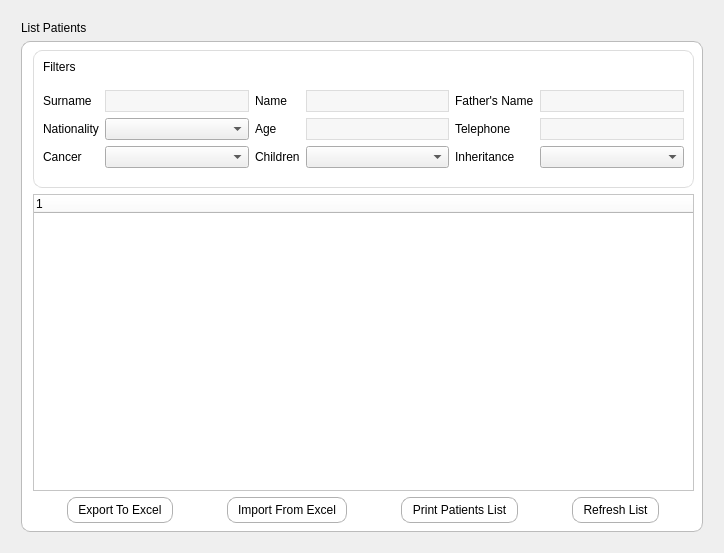
<?xml version="1.0" encoding="UTF-8"?>
<ui version="4.0">
 <class>ListPatients</class>
 <widget class="QWidget" name="ListPatients">
  <property name="geometry">
   <rect>
    <x>0</x>
    <y>0</y>
    <width>724</width>
    <height>553</height>
   </rect>
  </property>
  <property name="windowTitle">
   <string>Form</string>
  </property>
  <property name="styleSheet">
   <string notr="true"/>
  </property>
  <layout class="QHBoxLayout" name="horizontalLayout_3">
   <property name="leftMargin">
    <number>12</number>
   </property>
   <property name="topMargin">
    <number>12</number>
   </property>
   <property name="rightMargin">
    <number>12</number>
   </property>
   <property name="bottomMargin">
    <number>12</number>
   </property>
   <item>
    <widget class="QWidget" name="widget_3" native="true">
     <property name="maximumSize">
      <size>
       <width>1080</width>
       <height>800</height>
      </size>
     </property>
     <layout class="QHBoxLayout" name="horizontalLayout_4">
      <item>
       <layout class="QGridLayout" name="gridLayout">
        <item row="0" column="0">
         <widget class="QLabel" name="formTitle">
          <property name="maximumSize">
           <size>
            <width>16777215</width>
            <height>30</height>
           </size>
          </property>
          <property name="styleSheet">
           <string notr="true"/>
          </property>
          <property name="text">
           <string>List Patients</string>
          </property>
         </widget>
        </item>
        <item row="1" column="0">
         <widget class="QWidget" name="widget_2" native="true">
          <property name="styleSheet">
           <string notr="true">#widget_2 {
	background:#ffffff;
	background-image:none;
	border:1px solid #bbbbbb;
	border-radius:9px;
}

QWidget {
	background:#ffffff;
}

QTableWidget {
	border:1px solid #dddddd;
}

QPushButton {
	background:#fff;
	background-image:none;
	border-radius: 9px;
	border:1px solid #b1b1b1;
	padding:5px;
	padding-left:10px;
	padding-right:10px;
}

QPushButton:pressed {
	background-color: #555555;
	color: #ffffff;
}</string>
          </property>
          <layout class="QVBoxLayout" name="verticalLayout_6">
           <property name="leftMargin">
            <number>12</number>
           </property>
           <item>
            <widget class="QWidget" name="widget" native="true">
             <property name="sizePolicy">
              <sizepolicy hsizetype="Preferred" vsizetype="Fixed">
               <horstretch>0</horstretch>
               <verstretch>0</verstretch>
              </sizepolicy>
             </property>
             <property name="styleSheet">
              <string notr="true">#widget {
	border:1px solid #dddddd;
	border-radius: 9px;
}

QLineEdit {
	background:#f7f7f7;
	border:1px solid #dddddd;
	padding:2px;
}</string>
             </property>
             <layout class="QVBoxLayout" name="verticalLayout_2">
              <property name="leftMargin">
               <number>10</number>
              </property>
              <property name="topMargin">
               <number>10</number>
              </property>
              <property name="rightMargin">
               <number>10</number>
              </property>
              <property name="bottomMargin">
               <number>10</number>
              </property>
              <item>
               <layout class="QVBoxLayout" name="verticalLayout">
                <item>
                 <widget class="QLabel" name="label_2">
                  <property name="sizePolicy">
                   <sizepolicy hsizetype="Preferred" vsizetype="Fixed">
                    <horstretch>0</horstretch>
                    <verstretch>0</verstretch>
                   </sizepolicy>
                  </property>
                  <property name="text">
                   <string>Filters</string>
                  </property>
                 </widget>
                </item>
                <item>
                 <layout class="QGridLayout" name="gridLayout_2">
                  <property name="topMargin">
                   <number>10</number>
                  </property>
                  <property name="bottomMargin">
                   <number>10</number>
                  </property>
                  <item row="4" column="3">
                   <widget class="QLabel" name="label_7">
                    <property name="text">
                     <string>Children</string>
                    </property>
                   </widget>
                  </item>
                  <item row="3" column="5">
                   <widget class="QLabel" name="label_6">
                    <property name="text">
                     <string>Telephone</string>
                    </property>
                   </widget>
                  </item>
                  <item row="1" column="1">
                   <widget class="QLabel" name="label_4">
                    <property name="text">
                     <string>Surname</string>
                    </property>
                   </widget>
                  </item>
                  <item row="3" column="3">
                   <widget class="QLabel" name="label_10">
                    <property name="text">
                     <string>Age</string>
                    </property>
                   </widget>
                  </item>
                  <item row="3" column="1">
                   <widget class="QLabel" name="label_8">
                    <property name="text">
                     <string>Nationality</string>
                    </property>
                   </widget>
                  </item>
                  <item row="4" column="5">
                   <widget class="QLabel" name="label_9">
                    <property name="text">
                     <string>Inheritance</string>
                    </property>
                   </widget>
                  </item>
                  <item row="3" column="6">
                   <widget class="QLineEdit" name="filter_telephone"/>
                  </item>
                  <item row="1" column="6">
                   <widget class="QLineEdit" name="filter_fathersName"/>
                  </item>
                  <item row="1" column="5">
                   <widget class="QLabel" name="label_5">
                    <property name="text">
                     <string>Father's Name</string>
                    </property>
                   </widget>
                  </item>
                  <item row="3" column="4">
                   <widget class="QLineEdit" name="filter_age"/>
                  </item>
                  <item row="3" column="2">
                   <widget class="QComboBox" name="filter_nationality">
                    <property name="styleSheet">
                     <string notr="true">QAbstractiItemView, QComboBox, QWidget {
	background:none;
}</string>
                    </property>
                   </widget>
                  </item>
                  <item row="1" column="4">
                   <widget class="QLineEdit" name="filter_name"/>
                  </item>
                  <item row="1" column="3">
                   <widget class="QLabel" name="label_3">
                    <property name="text">
                     <string>Name</string>
                    </property>
                   </widget>
                  </item>
                  <item row="1" column="2">
                   <widget class="QLineEdit" name="filter_surname"/>
                  </item>
                  <item row="4" column="4">
                   <widget class="QComboBox" name="filter_children">
                    <property name="styleSheet">
                     <string notr="true">QAbstractiItemView, QComboBox, QWidget {
	background:none;
}</string>
                    </property>
                    <item>
                     <property name="text">
                      <string/>
                     </property>
                    </item>
                    <item>
                     <property name="text">
                      <string>0</string>
                     </property>
                    </item>
                    <item>
                     <property name="text">
                      <string>1</string>
                     </property>
                    </item>
                    <item>
                     <property name="text">
                      <string>2</string>
                     </property>
                    </item>
                    <item>
                     <property name="text">
                      <string>3</string>
                     </property>
                    </item>
                    <item>
                     <property name="text">
                      <string>4</string>
                     </property>
                    </item>
                    <item>
                     <property name="text">
                      <string>5</string>
                     </property>
                    </item>
                    <item>
                     <property name="text">
                      <string>6</string>
                     </property>
                    </item>
                    <item>
                     <property name="text">
                      <string>7</string>
                     </property>
                    </item>
                    <item>
                     <property name="text">
                      <string>8</string>
                     </property>
                    </item>
                    <item>
                     <property name="text">
                      <string>9</string>
                     </property>
                    </item>
                    <item>
                     <property name="text">
                      <string>10</string>
                     </property>
                    </item>
                    <item>
                     <property name="text">
                      <string>11</string>
                     </property>
                    </item>
                    <item>
                     <property name="text">
                      <string>12</string>
                     </property>
                    </item>
                   </widget>
                  </item>
                  <item row="4" column="6">
                   <widget class="QComboBox" name="filter_inheritance">
                    <property name="styleSheet">
                     <string notr="true">QAbstractiItemView, QComboBox, QWidget {
	background:none;
}</string>
                    </property>
                    <item>
                     <property name="text">
                      <string/>
                     </property>
                    </item>
                    <item>
                     <property name="text">
                      <string>ΝΑΙ</string>
                     </property>
                    </item>
                    <item>
                     <property name="text">
                      <string>ΟΧΙ</string>
                     </property>
                    </item>
                   </widget>
                  </item>
                  <item row="4" column="1">
                   <widget class="QLabel" name="label">
                    <property name="text">
                     <string>Cancer</string>
                    </property>
                   </widget>
                  </item>
                  <item row="4" column="2">
                   <widget class="QComboBox" name="filter_cancer">
                    <property name="styleSheet">
                     <string notr="true">QAbstractiItemView, QComboBox, QWidget {
	background:none;
}</string>
                    </property>
                    <item>
                     <property name="text">
                      <string/>
                     </property>
                    </item>
                    <item>
                     <property name="text">
                      <string>ΝΑΙ</string>
                     </property>
                    </item>
                    <item>
                     <property name="text">
                      <string>ΟΧΙ</string>
                     </property>
                    </item>
                   </widget>
                  </item>
                 </layout>
                </item>
               </layout>
              </item>
             </layout>
            </widget>
           </item>
           <item>
            <widget class="QTreeWidget" name="treeWidget">
             <property name="styleSheet">
              <string notr="true">QScrollBar {
	background:none;
}</string>
             </property>
             <column>
              <property name="text">
               <string notr="true">1</string>
              </property>
             </column>
            </widget>
           </item>
           <item>
            <layout class="QHBoxLayout" name="horizontalLayout">
             <property name="spacing">
              <number>10</number>
             </property>
             <item>
              <widget class="QPushButton" name="pushButton">
               <property name="sizePolicy">
                <sizepolicy hsizetype="Fixed" vsizetype="Fixed">
                 <horstretch>0</horstretch>
                 <verstretch>0</verstretch>
                </sizepolicy>
               </property>
               <property name="styleSheet">
                <string notr="true"/>
               </property>
               <property name="text">
                <string>Export To Excel</string>
               </property>
               <property name="icon">
                <iconset resource="resources.qrc">
                 <normaloff>:/icons/Excel 24x24</normaloff>:/icons/Excel 24x24</iconset>
               </property>
              </widget>
             </item>
             <item>
              <spacer name="horizontalSpacer">
               <property name="orientation">
                <enum>Qt::Horizontal</enum>
               </property>
               <property name="sizeType">
                <enum>QSizePolicy::Fixed</enum>
               </property>
               <property name="sizeHint" stdset="0">
                <size>
                 <width>10</width>
                 <height>10</height>
                </size>
               </property>
              </spacer>
             </item>
             <item>
              <widget class="QPushButton" name="pushButton_3">
               <property name="sizePolicy">
                <sizepolicy hsizetype="Fixed" vsizetype="Fixed">
                 <horstretch>0</horstretch>
                 <verstretch>0</verstretch>
                </sizepolicy>
               </property>
               <property name="text">
                <string>Import From Excel</string>
               </property>
               <property name="icon">
                <iconset resource="resources.qrc">
                 <normaloff>:/icons/Import 24x24</normaloff>:/icons/Import 24x24</iconset>
               </property>
              </widget>
             </item>
             <item>
              <spacer name="horizontalSpacer_2">
               <property name="orientation">
                <enum>Qt::Horizontal</enum>
               </property>
               <property name="sizeType">
                <enum>QSizePolicy::Fixed</enum>
               </property>
               <property name="sizeHint" stdset="0">
                <size>
                 <width>10</width>
                 <height>10</height>
                </size>
               </property>
              </spacer>
             </item>
             <item>
              <widget class="QPushButton" name="pushButton_2">
               <property name="sizePolicy">
                <sizepolicy hsizetype="Fixed" vsizetype="Fixed">
                 <horstretch>0</horstretch>
                 <verstretch>0</verstretch>
                </sizepolicy>
               </property>
               <property name="text">
                <string>Print Patients List</string>
               </property>
               <property name="icon">
                <iconset resource="resources.qrc">
                 <normaloff>:/icons/Print 32x32</normaloff>:/icons/Print 32x32</iconset>
               </property>
              </widget>
             </item>
             <item>
              <spacer name="horizontalSpacer_3">
               <property name="orientation">
                <enum>Qt::Horizontal</enum>
               </property>
               <property name="sizeType">
                <enum>QSizePolicy::Fixed</enum>
               </property>
               <property name="sizeHint" stdset="0">
                <size>
                 <width>10</width>
                 <height>10</height>
                </size>
               </property>
              </spacer>
             </item>
             <item>
              <widget class="QPushButton" name="pushButton_4">
               <property name="sizePolicy">
                <sizepolicy hsizetype="Fixed" vsizetype="Fixed">
                 <horstretch>0</horstretch>
                 <verstretch>0</verstretch>
                </sizepolicy>
               </property>
               <property name="text">
                <string>Refresh List</string>
               </property>
               <property name="icon">
                <iconset resource="resources.qrc">
                 <normaloff>:/icons/Refresh 24x24</normaloff>:/icons/Refresh 24x24</iconset>
               </property>
              </widget>
             </item>
            </layout>
           </item>
          </layout>
         </widget>
        </item>
       </layout>
      </item>
     </layout>
    </widget>
   </item>
  </layout>
 </widget>
 <resources>
  <include location="resources.qrc"/>
 </resources>
 <connections/>
</ui>
